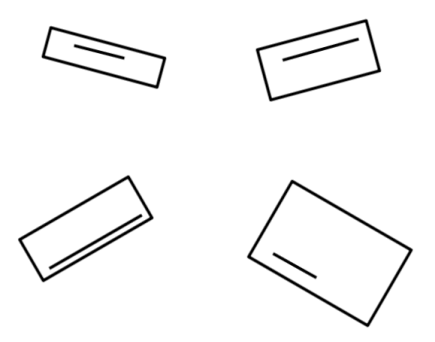
#> input picture shapes.png, 435 x 342 px
$ python rectangle_alignment.py
#> lines starting #> are read from the running program, lines starting #| are printed output that depends on the picture; after the words box and inside, x2 and y2 are one past the last pixel; in counts of white or black regions, pixels touching at a corner belong together
"""Importing Libraries"""
import cv2
import numpy as np

"""Step 1 Transalating the contour to the orgin and Step 3 Translating back the contour to it's original place """

def rotate_contour(cnt, angle):
    M = cv2.moments(cnt)
    cx = int(M['m10']/M['m00'])
    cy = int(M['m01']/M['m00'])

    cnt_norm = cnt - [cx, cy]

    coordinates = cnt_norm[:, 0, :]
    xs, ys = coordinates[:, 0], coordinates[:, 1]
    thetas, rhos = cart2pol(xs, ys)

    thetas = np.rad2deg(thetas)
    thetas = (thetas + angle) % 360
    thetas = np.deg2rad(thetas)

    xs, ys = pol2cart(thetas, rhos)

    cnt_norm[:, 0, 0] = xs
    cnt_norm[:, 0, 1] = ys

    cnt_rotated = cnt_norm + [cx, cy]
    cnt_rotated = cnt_rotated.astype(np.int32)

    return cnt_rotated


"""Step 2 Rotating Each point of the contour"""
def cart2pol(x, y):
    theta = np.arctan2(y, x)
    rho = np.hypot(x, y)
    return theta, rho


def pol2cart(theta, rho):
    x = rho * np.cos(theta)
    y = rho * np.sin(theta)
    return x, y

"""Inputting Image"""
image = cv2.imread('shapes.png')
#> image is the input picture: shape (342, 435, 3); min 0, max 255, mean 246.4

"""Creating White empty background"""
image_1 = np.zeros(image.shape, dtype = "uint8")
image_1.fill(255)
#> image_1: shape (342, 435, 3); every value is 255

"""Edge Detection"""
gray = cv2.cvtColor(image, cv2.COLOR_BGR2GRAY)
canny = cv2.Canny(gray, 130, 255,3)
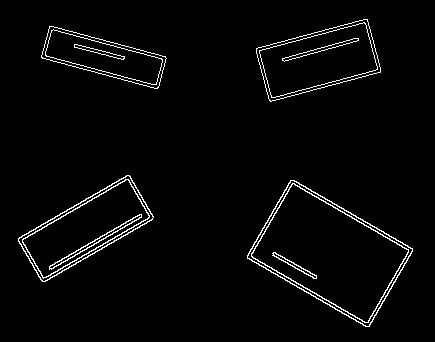
#> canny: shape (342, 435); 2.7% white in thin lines or dots, all inside (x1, y1, x2, y2) = (18, 19, 413, 327)

"""Rotating the detected Edges of Rectangle into a Straight Alignment withe help of inputting contours to the rotating function"""
cnts = cv2.findContours(canny, cv2.RETR_TREE, cv2.CHAIN_APPROX_SIMPLE)
#> cnts = 24 contours; largest, box (x1, y1, x2, y2) and area: (247, 180, 413, 327) 12768, (247, 180, 413, 327) 12544, (251, 183, 409, 323) 11436, (251, 183, 409, 323) 11222, (18, 175, 154, 282) 6545
for i in range(1,6):
    cnt_rotated = rotate_contour(cnts[0][i], -30)
    for c in cnts[0][i]:
        cv2.drawContours(image_1,[cnt_rotated], 0, (0,0,0), 3)
#> this loop made 5 passes
#> (cx in rotate_contour, cy in rotate_contour) on passes 1 to 5: (329, 252), (329, 252), (329, 252), (294, 265), (294, 265)
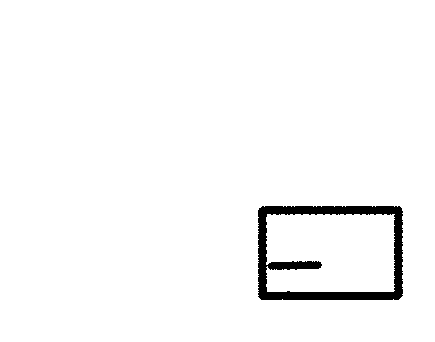
#> image_1: shape (342, 435, 3); 97.3% white; 1 black region, box (x1, y1, x2, y2) and area: (258, 206, 403, 300) 3997

for i in range(6,12):
    cnt_rotated = rotate_contour(cnts[0][i], 30)
    for c in cnts[0][i]:
        cv2.drawContours(image_1,[cnt_rotated], 0, (0,0,0), 3)
#> this loop made 6 passes
#> (cx in rotate_contour, cy in rotate_contour) on passes 1 to 6: (85, 228), (85, 228), (85, 228), (85, 228), (94, 241), (95, 241)
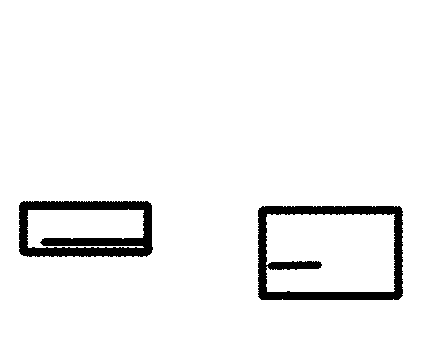
#> image_1: shape (342, 435, 3); 94.8% white; 2 black regions, box (x1, y1, x2, y2) and area: (258, 206, 403, 300) 3997, (19, 201, 153, 257) 3740

for i in range(12,18):
    cnt_rotated = rotate_contour(cnts[0][i], -15)
    for c in cnts[0][i]:
        cv2.drawContours(image_1,[cnt_rotated], 0, (0,0,0), 3)
#> this loop made 6 passes
#> (cx in rotate_contour, cy in rotate_contour) on passes 1 to 6: (103, 56), (103, 56), (103, 56), (103, 56), (98, 51), (98, 51)
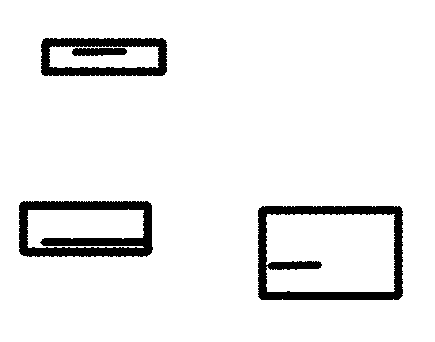
#> image_1: shape (342, 435, 3); 92.9% white; 4 black regions, box (x1, y1, x2, y2) and area: (258, 206, 403, 300) 3997, (19, 201, 153, 257) 3740, (41, 38, 167, 76) 2417, (72, 48, 127, 56) 387

for i in range(18,24):
    cnt_rotated = rotate_contour(cnts[0][i], 15)
    for c in cnts[0][i]:
        cv2.drawContours(image_1,[cnt_rotated], 0, (0,0,0), 3)
#> this loop made 6 passes
#> (cx in rotate_contour, cy in rotate_contour) on passes 1 to 6: (317, 59), (317, 59), (317, 59), (317, 59), (319, 49), (319, 49)
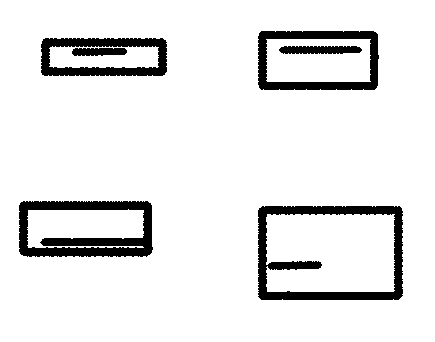
#> image_1: shape (342, 435, 3); 90.8% white; 6 black regions, box (x1, y1, x2, y2) and area: (258, 206, 403, 300) 3997, (19, 201, 153, 257) 3740, (258, 31, 379, 90) 2580, (41, 38, 167, 76) 2417, (279, 46, 362, 54) 585, (72, 48, 127, 56) 387


"""Output Visualization"""
cv2.imshow('Rectangle Aligned Image',image_1)
cv2.imshow("Original Image", image)
cv2.waitKey(0)
